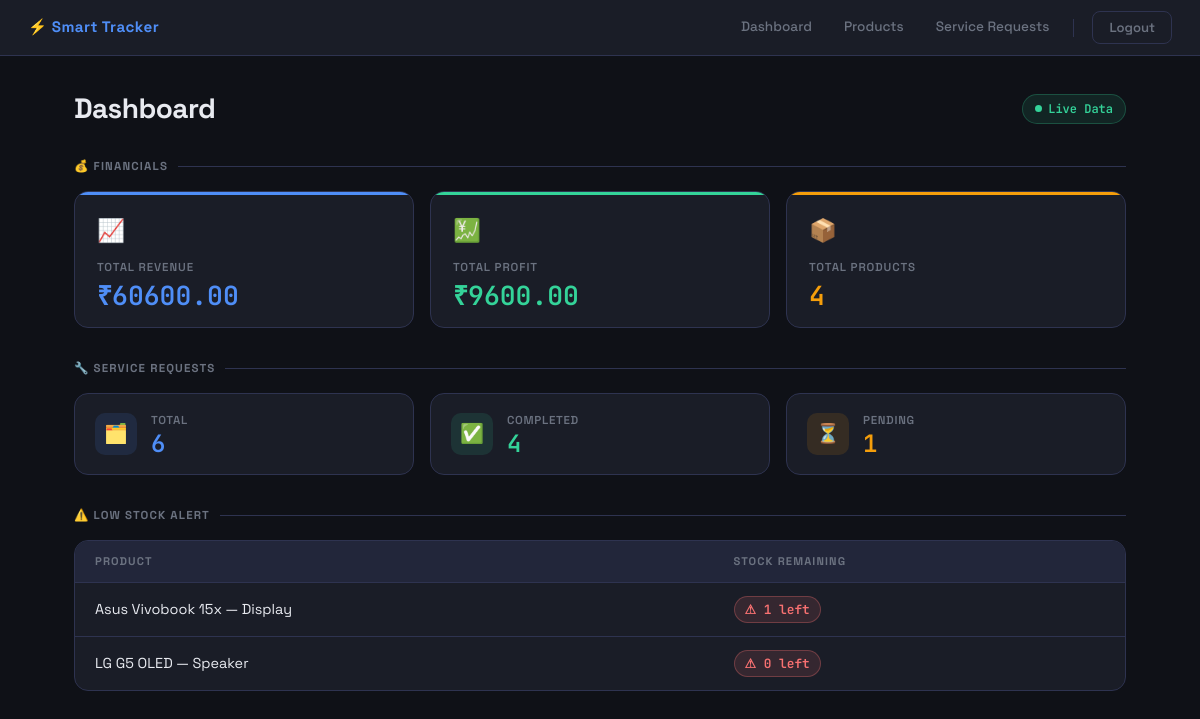
The page /dashboard/ (signed in) on the database its author committed.
### inventory/models.py (models this page shows, shortened)
class Product(models.Model):
    brand = models.CharField(max_length=100)
    category = models.CharField(max_length=100)
    model_name=models.CharField(max_length=100)
    part_name=models.CharField(max_length=100)
    purchase_price = models.DecimalField(max_digits=10, decimal_places=2)
    selling_price = models.DecimalField(max_digits=10, decimal_places=2)
    stock_quantity = models.IntegerField()
    warranty_months = models.IntegerField()
    date_added = models.DateField(auto_now_add=True)
    def __str__(self):
        return f"{self.brand} {self.model_name} — {self.part_name}"
    @property
    def profit(self):
        return self.selling_price - self.purchase_price

### inventory/views.py (the view)
# urls.py: path('dashboard/', views.dashboard, name='dashboard'),
@login_required
def dashboard(request):
    completed_services = ServiceRequest.objects.filter(service_status='Completed')
    total_revenue = sum(service.product.selling_price for service in completed_services)
    total_profit = sum(service.product.profit for service in completed_services)
    total_services = ServiceRequest.objects.count()
    pending_services = ServiceRequest.objects.filter(service_status='Pending').count()
    completed_count = completed_services.count()
    total_products = Product.objects.count()
    low_stock = Product.objects.filter(stock_quantity__lte=2)
    context = {
        'total_revenue': total_revenue,
        'total_profit': total_profit,
        'total_services': total_services,
        'pending_services': pending_services,
        'completed_count': completed_count,
        'total_products': total_products,
        'low_stock': low_stock,
    }
    return render(request, 'dashboard.html', context)

### inventory/templates/dashboard.html (shortened to what this page needs)
{% extends 'inventory/base.html' %}
{% block content %}
<div class="dash-wrapper">
  <div class="dash-header">
    <h1>Dashboard</h1>
    <span class="badge-live"><span class="dot"></span> Live Data</span>
  </div>
  <div class="section-header">💰 Financials</div>
  <div class="stats-grid">
    <div class="stat-card blue" style="animation-delay:0.05s">
      <span class="stat-icon">📈</span>
      <div class="stat-label">Total Revenue</div>
      <div class="stat-value blue">₹{{ total_revenue }}</div>
    </div>
    <div class="stat-card green" style="animation-delay:0.1s">
      <span class="stat-icon">💹</span>
      <div class="stat-label">Total Profit</div>
      <div class="stat-value green">₹{{ total_profit }}</div>
    </div>
    <div class="stat-card amber" style="animation-delay:0.15s">
      <span class="stat-icon">📦</span>
      <div class="stat-label">Total Products</div>
      <div class="stat-value amber">{{ total_products }}</div>
    </div>
  </div>
  <div class="section-header">🔧 Service Requests</div>
  <div class="services-row">
    <div class="svc-card" style="animation-delay:0.2s">
      <div class="svc-icon-wrap total">🗂️</div>
      <div>
        <div class="svc-label">Total</div>
        <div class="svc-num blue">{{ total_services }}</div>
      </div>
    </div>
    <div class="svc-card" style="animation-delay:0.25s">
      <div class="svc-icon-wrap done">✅</div>
      <div>
        <div class="svc-label">Completed</div>
        <div class="svc-num green">{{ completed_count }}</div>
      </div>
    </div>
    <div class="svc-card" style="animation-delay:0.3s">
      <div class="svc-icon-wrap pending">⏳</div>
      <div>
        <div class="svc-label">Pending</div>
        <div class="svc-num amber">{{ pending_services }}</div>
      </div>
    </div>
  </div>
  <div class="section-header">⚠️ Low Stock Alert </div>
  <div class="table-card">
    <table>
      <thead>
        <tr>
          <th>Product</th>
          <th>Stock Remaining</th>
        </tr>
      </thead>
      <tbody>
        {% for product in low_stock %}
        <tr>
          <td>{{ product }}</td>
          <td><span class="stock-badge">⚠ {{ product.stock_quantity }} left</span></td>
        </tr>
        {% endfor %}
      </tbody>
    </table>
  </div>
</div>
{% endblock %}

### inventory/templates/inventory/base.html (style rules this page uses)
:root { --bg: #0f1117; --surface: #1a1d27; --border: #2e3350; --accent: #4f8ef7; --accent4: #f87171; --text: #e8eaf0; --muted: #6b7280; }
body { background: var(--bg) !important; color: var(--text) !important; font-family: 'Space Grotesk', sans-serif !important; margin: 0; padding: 0; }

### rows shown on the page
Product: brand+model_name+part_name "Asus Vivobook 15x — Display", stock_quantity "1"
Product: brand+model_name+part_name "LG G5 OLED — Speaker", stock_quantity "0"

### other values the page prints
{{ total_revenue }} "60600.00"
{{ total_profit }} "9600.00"
{{ total_products }} "4"
{{ total_services }} "6"
{{ completed_count }} "4"
{{ pending_services }} "1"
